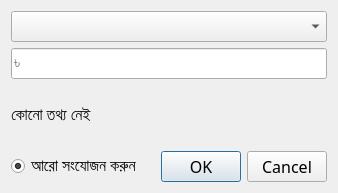
<?xml version="1.0" encoding="UTF-8"?>
<ui version="4.0">
 <class>Dialog</class>
 <widget class="QDialog" name="Dialog">
  <property name="geometry">
   <rect>
    <x>0</x>
    <y>0</y>
    <width>338</width>
    <height>193</height>
   </rect>
  </property>
  <property name="font">
   <font>
    <family>SolaimanLipi</family>
    <pointsize>12</pointsize>
   </font>
  </property>
  <property name="windowTitle">
   <string>Dialog</string>
  </property>
  <layout class="QVBoxLayout" name="verticalLayout_2">
   <item>
    <layout class="QVBoxLayout" name="verticalLayout">
     <item>
      <widget class="QComboBox" name="comboBox"/>
     </item>
     <item>
      <widget class="QLineEdit" name="le_amount">
       <property name="placeholderText">
        <string>৳</string>
       </property>
      </widget>
     </item>
    </layout>
   </item>
   <item>
    <widget class="QLabel" name="label_msg">
     <property name="text">
      <string>কোনো তথ্য নেই</string>
     </property>
    </widget>
   </item>
   <item>
    <layout class="QHBoxLayout" name="horizontalLayout">
     <item>
      <widget class="QRadioButton" name="rb_add_more">
       <property name="text">
        <string>আরো সংযোজন করুন</string>
       </property>
       <property name="checked">
        <bool>true</bool>
       </property>
      </widget>
     </item>
     <item>
      <widget class="QDialogButtonBox" name="buttonBox">
       <property name="orientation">
        <enum>Qt::Horizontal</enum>
       </property>
       <property name="standardButtons">
        <set>QDialogButtonBox::Cancel|QDialogButtonBox::Ok</set>
       </property>
      </widget>
     </item>
    </layout>
   </item>
  </layout>
 </widget>
 <resources/>
 <connections>
  <connection>
   <sender>buttonBox</sender>
   <signal>accepted()</signal>
   <receiver>Dialog</receiver>
   <slot>accept()</slot>
   <hints>
    <hint type="sourcelabel">
     <x>248</x>
     <y>254</y>
    </hint>
    <hint type="destinationlabel">
     <x>157</x>
     <y>274</y>
    </hint>
   </hints>
  </connection>
  <connection>
   <sender>buttonBox</sender>
   <signal>rejected()</signal>
   <receiver>Dialog</receiver>
   <slot>reject()</slot>
   <hints>
    <hint type="sourcelabel">
     <x>316</x>
     <y>260</y>
    </hint>
    <hint type="destinationlabel">
     <x>286</x>
     <y>274</y>
    </hint>
   </hints>
  </connection>
 </connections>
</ui>
